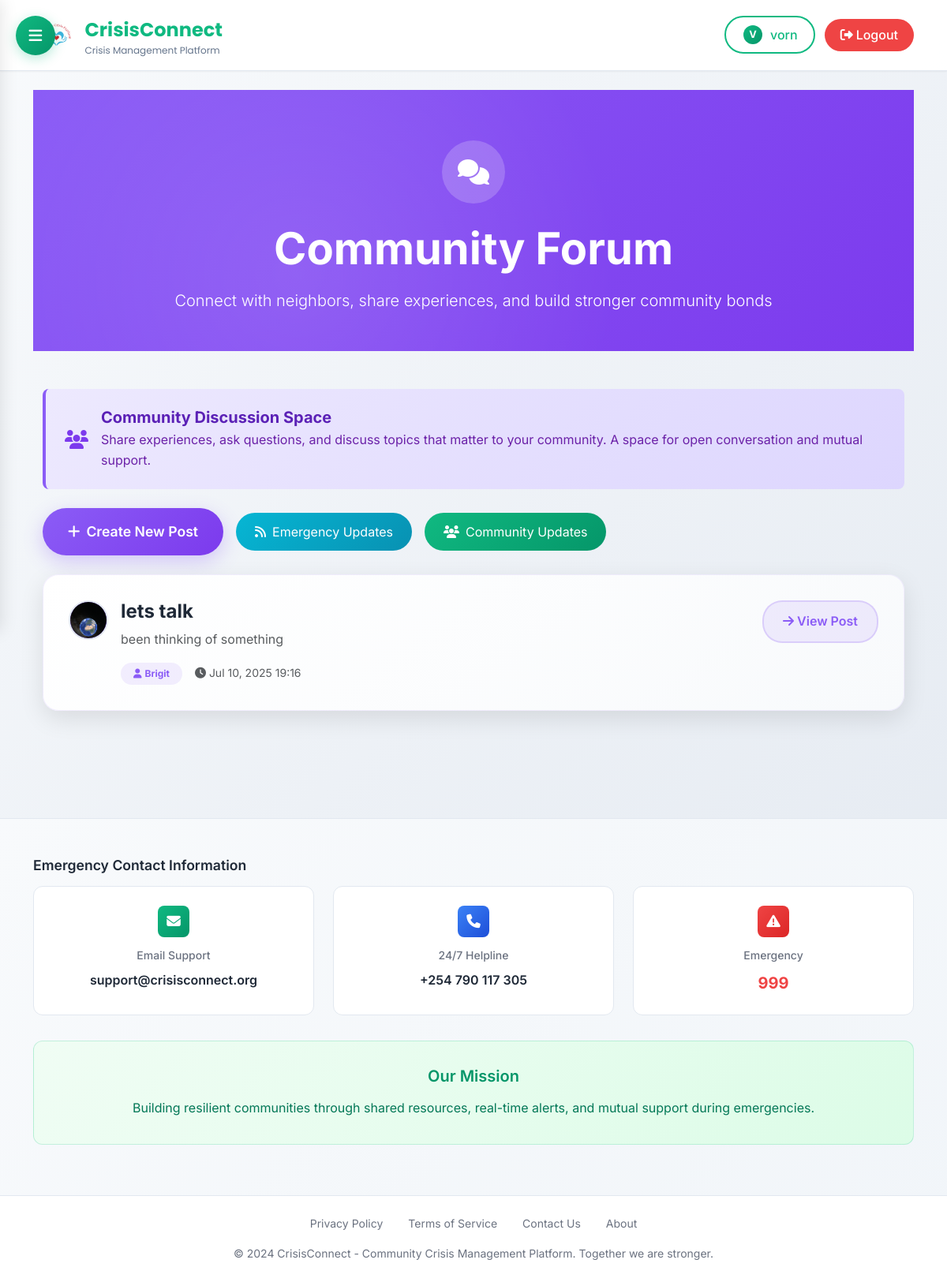
/forums/ (signed in), run on the app's committed database.
### App/models.py (models this page shows, shortened)
class ForumPost(models.Model):
    user = models.ForeignKey(User, on_delete=models.CASCADE)
    title = models.CharField(max_length=200)
    content = models.TextField()
    created_at = models.DateTimeField(auto_now_add=True)

class Profile(models.Model):
    ACCOUNT_TYPES = [
        ('community', 'Community Member'),
        ('donor', 'Donor/Supporter'),
    ]
    DONOR_TIERS = [
        ('basic', 'Basic Supporter'),
        ('standard', 'Standard Donor'),
        ('premium', 'Premium Supporter'),
    ]
    user = models.OneToOneField(User, on_delete=models.CASCADE)
    phoneNumber = models.CharField(
        max_length=17,
        default=' ',
        validators=[RegexValidator(regex=r'^\d*$', message='Only numeric values are allowed')]
    )
    location = models.CharField(max_length=100, blank=True, default=' ')
    bio = models.TextField(default='Bio information not provided')
    email = models.EmailField(default='example@example.com')
    profile_picture = models.ImageField(upload_to='profile_pics/', blank=True, null=True)
    first_name = models.CharField(max_length=100, default='')
    last_name = models.CharField(max_length=100, default='')
    is_verified = models.BooleanField(default=False)
    verification_requested = models.BooleanField(default=False)
    account_type = models.CharField(max_length=50, choices=ACCOUNT_TYPES, default='community')
    donor_tier = models.CharField(max_length=50, choices=DONOR_TIERS, blank=True, null=True)
    monthly_contribution = models.DecimalField(max_digits=10, decimal_places=2, default=0.00)
    total_donated = models.DecimalField(max_digits=10, decimal_places=2, default=0.00)
    donor_since = models.DateTimeField(blank=True, null=True)

### App/views.py (the view)
# urls.py: path('forums/', ForumPostListView.as_view(), name='forum_post_list'),
class ForumPostListView(LoginRequiredMixin, ListView):
    model = ForumPost
    template_name = 'App/forum_post_list.html'
    context_object_name = 'posts'
    ordering = ['-created_at']
    form_class = ForumPostForm
    def forum_post_list(request):
        query = request.GET.get('q')
        if query:
            posts = ForumPost.objects.filter(
                Q(title__icontains=query) | Q(user__username__icontains=query)
            ).order_by('-created_at')
        else:
            posts = ForumPost.objects.all().order_by('-created_at')
        return render(request, 'App/forum_post_list.html', {'posts': posts})

### App/templates/App/forum_post_list.html (shortened to what this page needs)
{% extends "App/base.html" %}
{% load static %}
{% block content %}
<div class="page-header">
    <div class="container" style="position: relative; z-index: 2;">
        <div style="width: 80px; height: 80px; background: rgba(255,255,255,0.2); border-radius: 50%; display: flex; align-items: center; justify-content: center; margin: 0 auto 1.5rem; color: white; font-size: 2rem;">
            <i class="fas fa-comments"></i>
        </div>
        <h1 class="display-4 fw-bold mb-3">Community Forum</h1>
        <p class="lead fs-5">Connect with neighbors, share experiences, and build stronger community bonds</p>
    </div>
</div>
<section class="py-5">
    <div class="container">
        <div class="row mb-4">
            <div class="col-12">
                <div class="p-4 rounded-3" style="background: linear-gradient(135deg, #ede9fe, #ddd6fe); border-left: 4px solid #8b5cf6;">
                    <div class="d-flex align-items-center">
                        <i class="fas fa-users me-3" style="color: #7c3aed; font-size: 1.5rem;"></i>
                        <div>
                            <h5 class="fw-bold mb-1" style="color: #5b21b6;">Community Discussion Space</h5>
                            <p class="mb-0" style="color: #6b21a8;">Share experiences, ask questions, and discuss topics that matter to your community. A space for open conversation and mutual support.</p>
                        </div>
                    </div>
                </div>
            </div>
        </div>
        <div class="row mb-4">
            <div class="col-12">
                <div class="d-flex flex-wrap gap-3 align-items-center">
                    <a href="{% url 'forum_post_create' %}" class="btn-create-post">
                        <i class="fas fa-plus me-2"></i>Create New Post
                    </a>
                    <button type="button" class="btn" style="background: linear-gradient(135deg, #06b6d4, #0891b2); color: white; padding: 0.75rem 1.5rem; border-radius: 25px; border: none;" data-bs-toggle="modal" data-bs-target="#twitterModal">
                        <i class="fas fa-rss me-2"></i>Emergency Updates
                    </button>
                    <button type="button" class="btn" style="background: linear-gradient(135deg, #10b981, #059669); color: white; padding: 0.75rem 1.5rem; border-radius: 25px; border: none;" data-bs-toggle="modal" data-bs-target="#communityModal">
                        <i class="fas fa-users me-2"></i>Community Updates
                    </button>
                </div>
            </div>
        </div>
        {% if posts %}
            <div class="row">
                {% for post in posts %}
                    <div class="col-12">
                        <div class="forum-post">
                            <div class="d-flex justify-content-between align-items-start">
                                <div class="d-flex align-items-start flex-grow-1">
                                    <div class="user-avatar me-3" style="width: 50px; height: 50px; border-radius: 50%; overflow: hidden; border: 2px solid #e2e8f0;">
                                        {% if post.user.profile.profile_picture %}
                                            <img src="{{ post.user.profile.profile_picture.url }}" alt="{{ post.user.username }}" style="width: 100%; height: 100%; object-fit: cover;">
                                        {% else %}
                                            <div style="width: 100%; height: 100%; background: linear-gradient(135deg, #8b5cf6, #7c3aed); display: flex; align-items: center; justify-content: center; color: white; font-weight: bold; font-size: 1.2rem;">
                                                {{ post.user.username|first|upper }}
                                            </div>
                                        {% endif %}
                                    </div>
                                    <div class="flex-grow-1">
                                        <h4 class="fw-bold mb-2" style="color: #1f2937;">{{ post.title }}</h4>
                                        {% if post.content %}
                                            <p class="text-muted mb-3">{{ post.content|truncatewords:30 }}</p>
                                        {% endif %}
                                        <div class="d-flex align-items-center gap-3">
                                            <span class="badge" style="background: rgba(139, 92, 246, 0.1); color: #8b5cf6; padding: 0.5rem 1rem; border-radius: 20px;">
                                                <i class="fas fa-user me-1"></i>{{ post.user.username }}
                                            </span>
                                            <small class="text-muted">
                                                <i class="fas fa-clock me-1"></i>{{ post.created_at|date:"M d, Y H:i" }}
                                            </small>
                                        </div>
                                    </div>
                                </div>
                                <a href="{% url 'forum_post_detail' post.pk %}" class="btn-view-post">
                                    <i class="fas fa-arrow-right me-1"></i>View Post
                                </a>
                            </div>
                        </div>
                    </div>
                {% endfor %}
            </div>
        {% endif %}
    </div>
</section>
{% endblock %}

### App/templates/App/base.html (shortened to what this page needs)
{% load static %}
<!DOCTYPE html>
<html lang="en">
<head>
    <link href="https://cdn.jsdelivr.net/npm/bootstrap@5.3.3/dist/css/bootstrap.min.css" rel="stylesheet">
    <link href="https://cdnjs.cloudflare.com/ajax/libs/font-awesome/6.4.0/css/all.min.css" rel="stylesheet">
</head>
<body>
    <div class="main-content">
    <button class="hamburger-menu" onclick="toggleSidebar()">
        <i class="fas fa-bars"></i>
    </button>
    <nav class="navbar-modern">
        <div class="container">
            <div class="d-flex justify-content-between align-items-center w-100">
                <a class="navbar-brand" href="{% url 'home' %}" style="display: flex; align-items: center;">
                    <img src="{% static 'images/community4.png' %}" alt="CrisisConnect Logo" style="height: 40px; margin-right: 0.5rem;">
                    <div>
                        <div class="navbar-brand-text" style="font-weight: 700; font-size: 1.5rem;">CrisisConnect</div>
                        <div class="navbar-brand-tagline" style="font-size: 0.75rem; color: var(--text-secondary); font-weight: 400; line-height: 1;">Crisis Management Platform</div>
                    </div>
                </a>
                {% if 'password_reset' not in request.path and 'reset' not in request.path %}
                <div class="auth-buttons">
                    {% if user.is_authenticated %}
                        <a href="{% url 'profile_detail' %}" class="btn-auth btn-login" style="display: flex; align-items: center; gap: 0.5rem;" title="Profile - {{ user.username }}">
                            <div style="width: 28px; height: 28px; border-radius: 50%; overflow: hidden; border: 2px solid rgba(255,255,255,0.3);">
                                {% if user.profile.profile_picture %}
                                    <img src="{{ user.profile.profile_picture.url }}" alt="{{ user.username }}" style="width: 100%; height: 100%; object-fit: cover;">
                                {% else %}
                                    <div style="width: 100%; height: 100%; background: linear-gradient(135deg, #10b981, #059669); display: flex; align-items: center; justify-content: center; color: white; font-weight: bold; font-size: 0.8rem;">
                                        {{ user.username|first|upper }}
                                    </div>
                                {% endif %}
                            </div>
                            <span class="btn-text">{{ user.username }}</span>
                        </a>
                        <form method="post" action="{% url 'logout' %}" class="d-inline">
                            <button type="submit" class="btn-logout" title="Logout">
                                <i class="fas fa-sign-out-alt me-1"></i><span class="btn-text">Logout</span>
                            </button>
                        </form>
                    {% endif %}
                </div>
                {% endif %}
            </div>
        </div>
    </nav>
    <div class="container mt-4">
        {% block content %}
        {% endblock %}
    </div>
    {% include 'App/footer.html' %}
    </div>
</body>
</html>

### App/templates/App/base.html (style rules this page uses)
:root { --primary-color: #10b981; --primary-dark: #059669; --secondary-color: #3b82f6; --accent-color: #f59e0b; --danger-color: #ef4444; --warning-color: #f97316; --dark-color: #1f2937; --light-gray: #f8fafc; --border-color: #e2e8f0; --text-primary: #1e293b; --text-secondary: #64748b; --shadow-sm: 0 1px 2px 0 rgb(0 0 0 / 0.05); --shadow-md: 0 4px 6px -1px rgb(0 0 0 / 0.1); --shadow-lg: 0 10px 15px -3px rgb(0 0 0 / 0.1); --gradient-primary: linear-gradient(135deg, #10b981 0%, #059669 100%); --gradient-secondary: linear-gradient(135deg, #3b82f6 0%, #1d4ed8 100%); --gradient-emergency: linear-gradient(135deg, #ef4444 0%, #dc2626 100%); }
* { margin: 0; padding: 0; box-sizing: border-box; }
body { font-family: 'Inter', -apple-system, BlinkMacSystemFont, sans-serif; background: linear-gradient(135deg, #f8fafc 0%, #e2e8f0 100%); color: var(--text-primary); line-height: 1.6; min-height: 100vh; }
.navbar-modern { background: rgba(255, 255, 255, 0.95); backdrop-filter: blur(20px); border-bottom: 1px solid var(--border-color); padding: 1.2rem 0; position: sticky; top: 0; z-index: 1000; box-shadow: var(--shadow-sm); transition: all 0.4s cubic-bezier(0.25, 0.46, 0.45, 0.94); }
.hamburger-menu { position: fixed; top: 20px; left: 20px; background: var(--gradient-primary); border: none; width: 50px; height: 50px; border-radius: 50%; color: white; font-size: 1.2rem; cursor: pointer; z-index: 10001; box-shadow: 0 4px 15px rgba(16, 185, 129, 0.3); transition: all 0.4s cubic-bezier(0.25, 0.46, 0.45, 0.94); }
.navbar-brand img { transition: all 0.4s cubic-bezier(0.25, 0.46, 0.45, 0.94); }
.navbar-brand-text { transition: all 0.4s cubic-bezier(0.25, 0.46, 0.45, 0.94); }
.navbar-brand-tagline { transition: all 0.4s cubic-bezier(0.25, 0.46, 0.45, 0.94); opacity: 1; }
.navbar-brand { font-family: 'Poppins', sans-serif; font-weight: 700; font-size: 1.5rem; color: var(--primary-color) !important; text-decoration: none; }
.main-content { transition: margin-left 0.4s cubic-bezier(0.25, 0.46, 0.45, 0.94); }
.auth-buttons { display: flex; gap: 0.75rem; align-items: center; transition: all 0.4s cubic-bezier(0.25, 0.46, 0.45, 0.94); }
.btn-auth { padding: 0.5rem 1.25rem; border-radius: 25px; font-weight: 500; text-decoration: none; transition: all 0.3s ease; border: 2px solid transparent; }
.btn-login { color: var(--primary-color); border-color: var(--primary-color); }
.btn-logout { background: var(--danger-color); color: white; border: none; padding: 0.5rem 1.25rem; border-radius: 25px; font-weight: 500; cursor: pointer; transition: all 0.3s ease; }

### App/templates/App/forum_post_list.html (style rules this page uses)
.page-header { background: linear-gradient(135deg, #8b5cf6 0%, #7c3aed 100%); color: white; padding: 4rem 0 2rem; text-align: center; position: relative; overflow: hidden; }
.page-header::before { content: ''; position: absolute; top: 0; left: 0; right: 0; bottom: 0; background: radial-gradient(circle at 30% 70%, rgba(255,255,255,0.1) 0%, transparent 50%); }
.forum-post { background: linear-gradient(145deg, #ffffff 0%, #f8fafc 100%); border-radius: 20px; padding: 2rem; box-shadow: 0 10px 30px rgba(0, 0, 0, 0.1); transition: all 0.4s cubic-bezier(0.25, 0.46, 0.45, 0.94); border: 1px solid rgba(139, 92, 246, 0.1); margin-bottom: 1.5rem; position: relative; overflow: hidden; animation: fadeInUp 0.8s ease-out; }
.forum-post::after { content: ''; position: absolute; top: 0; left: -100%; width: 100%; height: 100%; background: linear-gradient(90deg, transparent, rgba(139,92,246,0.05), transparent); transition: left 0.8s ease; }
.user-avatar { width: 50px; height: 50px; background: linear-gradient(135deg, #8b5cf6, #7c3aed); border-radius: 50%; display: flex; align-items: center; justify-content: center; color: white; font-weight: bold; font-size: 1.2rem; }
.btn-create-post { background: linear-gradient(135deg, #8b5cf6 0%, #7c3aed 100%); color: white; padding: 1rem 2rem; border-radius: 50px; text-decoration: none; font-weight: 600; font-size: 1.1rem; transition: all 0.3s ease; box-shadow: 0 8px 25px rgba(139, 92, 246, 0.3); border: none; }
.btn-view-post { background: rgba(139, 92, 246, 0.1); color: #8b5cf6; padding: 0.75rem 1.5rem; border-radius: 25px; text-decoration: none; font-weight: 600; transition: all 0.3s ease; border: 2px solid rgba(139, 92, 246, 0.2); }
.forum-post:nth-child(odd) { animation-delay: 0.1s; }

### data on the page
ForumPost: user.profile.profile_picture (picture), title "lets talk", content "been thinking of something", user.username "Brigit", created_at "Jul 10, 2025 19:16"

### other printed values
{{ user.username|first|upper }} "V"
{{ user.username }} "vorn"
